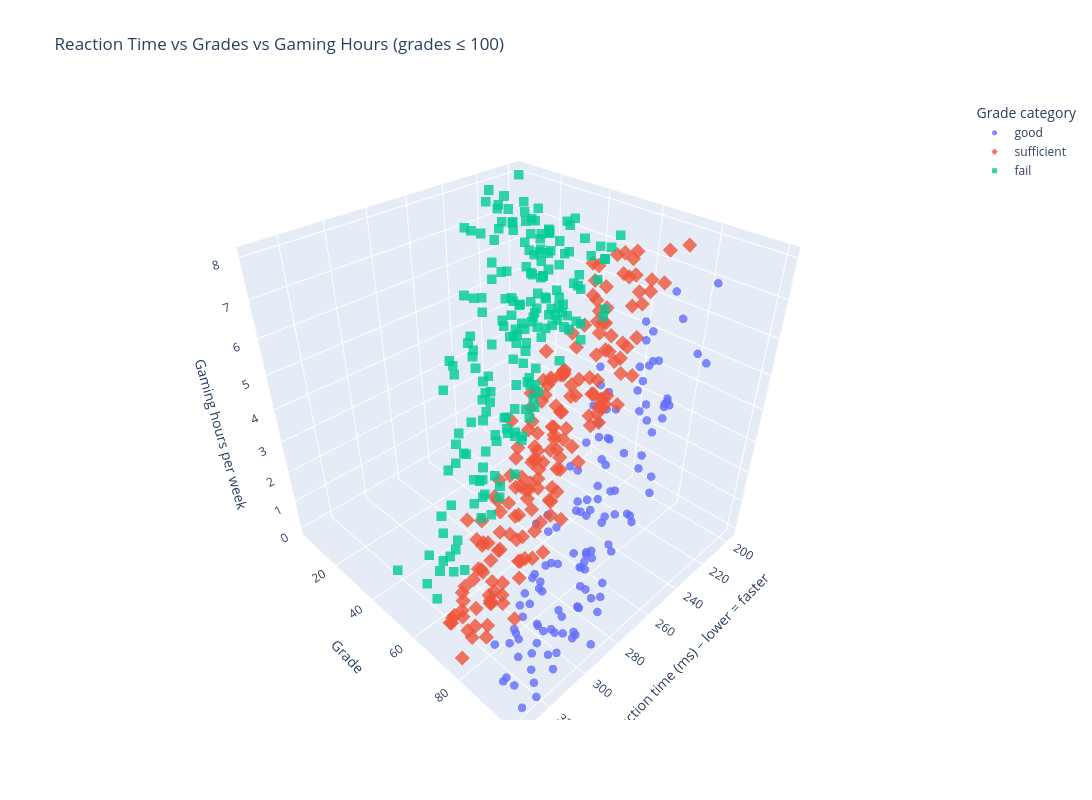

This figure's notebook cell:
### Code cell
# 2. Create grade_category from grades
#   < 60      -> fail
#   60–79     -> sufficient
#   80+       -> good
df["grade_category"] = pd.cut(
    df["grades"],
    bins=[0, 60, 80, float("inf")],
    labels=["fail", "sufficient", "good"],
    right=False
)

# 3. Filter out unrealistic grades > 100
df_filtered = df[df["grades"] <= 100].copy()

# 4. Take a smaller sample if there are many rows (to make the plot clearer)
#    - If more than 500 rows, randomly sample 500
#    - Otherwise, use all filtered rows
if len(df_filtered) > 500:
    df_small = df_filtered.sample(n=500, random_state=0)
else:
    df_small = df_filtered.copy()

# 5. 3D scatter plot: Reaction time vs Grades vs Gaming hours
fig = px.scatter_3d(
    df_small,
    x="reaction_time_ms",
    y="grades",
    z="gaming_hours",
    color="grade_category",      # color by category
    symbol="grade_category",     # different marker symbols per category
    hover_data=[
        "student_id",
        "age",
        "gender",
        "gaming_hours",
        "study_hours",
        "reaction_time_ms",
        "grades",
        "grade_category",
    ],
    title="Reaction Time vs Grades vs Gaming Hours (grades ≤ 100)",
    width=1100,
    height=800,
)

# Make points easier to see
fig.update_traces(marker=dict(size=5, opacity=0.8))

# Improve axis labels and legend
fig.update_layout(
    scene=dict(
        xaxis_title="Reaction time (ms) – lower = faster",
        yaxis_title="Grade",
        zaxis_title="Gaming hours per week",
    ),
    legend_title_text="Grade category"
)

fig.show()

### Figure 1 — Plotly figure (JSON) as saved in the notebook; plotly's stock layout.template omitted (floating-point values rounded to 4 significant figures; data arrays with more than 128 entries replaced by an {"elided": "..."} marker saying what was removed)
{"data": [{"customdata": {"elided": "126x5 mixed values"}, "hovertemplate": "grade_category=%{customdata[4]}<br>reaction_time_ms=%{x}<br>grades=%{y}<br>gaming_hours=%{z}<br>student_id=%{customdata[0]}<br>age=%{customdata[1]}<br>gender=%{customdata[2]}<br>study_hours=%{customdata[3]}<extra></extra>", "legendgroup": "good", "marker": {"color": "#636efa", "opacity": 0.8, "size": 5, "symbol": "circle"}, "mode": "markers", "name": "good", "scene": "scene", "showlegend": true, "type": "scatter3d", "x": [255.5, 269.7, 248.8, 258.2, 304.4, 257.1, 262.1, 258.6, 275.4, 297.7, 263.1, 325.0, 271.8, 293.4, 290.9, 252.5, 314.3, 296.1, 280.6, 263.5, 324.1, 285.4, 256.9, 287.5, 293.8, 278.0, 291.0, 293.1, 221.1, 268.2, 266.6, 248.5, 299.8, 289.9, 310.6, 292.2, 302.1, 309.5, 322.7, 303.3, 318.2, 242.1, 285.0, 266.6, 293.7, 277.0, 314.0, 302.2, 317.1, 251.0, 278.6, 303.6, 257.7, 302.0, 329.5, 304.9, 282.1, 309.2, 244.8, 297.6, 321.8, 273.2, 280.8, 244.1, 261.5, 226.8, 324.9, 245.3, 309.2, 258.6, 253.6, 309.9, 274.4, 271.9, 310.7, 286.7, 289.8, 289.9, 296.3, 305.8, 238.0, 284.3, 331.3, 239.8, 266.6, 300.8, 241.1, 286.7, 268.8, 282.1, 285.4, 244.1, 300.0, 243.8, 267.7, 242.1, 305.9, 299.8, 290.4, 288.4, 304.2, 276.0, 263.8, 312.2, 284.8, 318.4, 297.6, 288.2, 262.2, 257.0, 247.3, 263.3, 302.7, 284.1, 312.7, 274.2, 301.7, 303.4, 231.6, 270.1, 318.6, 233.3, 268.9, 330.2, 279.6, 294.4], "y": [91.9, 97.21, 94.53, 90.97, 84.61, 86.94, 80.76, 81.9, 91.21, 97.49, 80.03, 93.44, 90.6, 94.92, 94.12, 89.98, 87.32, 80.61, 91.27, 99.33, 100.0, 85.15, 89.02, 99.31, 96.94, 87.19, 91.22, 95.3, 83.74, 81.57, 86.21, 93.6, 83.31, 95.45, 91.7, 100.0, 88.46, 100.0, 100.0, 84.67, 97.05, 87.45, 92.31, 82.77, 83.7, 96.0, 100.0, 100.0, 100.0, 94.77, 83.73, 89.52, 93.23, 100.0, 92.56, 89.36, 86.28, 82.63, 84.12, 92.23, 97.34, 82.84, 89.73, 86.58, 82.19, 94.69, 94.78, 86.08, 97.96, 99.6, 93.36, 84.6, 88.37, 90.19, 86.31, 92.02, 100.0, 84.11, 87.61, 83.59, 99.5, 87.25, 95.12, 83.54, 84.51, 85.98, 81.18, 92.52, 97.68, 96.61, 99.26, 92.41, 84.56, 83.96, 83.08, 82.1, 96.02, 99.15, 81.21, 100.0, 87.89, 99.32, 85.22, 90.98, 100.0, 80.88, 87.65, 84.12, 87.79, 80.1, 93.19, 99.38, 99.28, 91.47, 84.43, 82.96, 92.4, 100.0, 94.08, 86.62, 86.95, 86.04, 97.6, 100.0, 91.09, 100.0], "z": [4.14, 3.17, 5.52, 6.16, 1.11, 4.03, 4.37, 4.28, 2.85, 1.58, 6.24, 0.03, 5.83, 2.46, 1.69, 5.36, 0.59, 1.45, 2.19, 4.18, 0.63, 4.54, 5.81, 1.52, 2.99, 2.95, 2.56, 2.47, 6.54, 5.45, 3.98, 5.02, 3.36, 1.62, 0.58, 0.16, 0.31, 1.48, 0.03, 1.92, 1.97, 6.11, 3.67, 5.0, 2.9, 3.43, 0.51, 1.04, 1.18, 5.45, 4.12, 2.64, 5.23, 1.94, 0.38, 1.87, 3.48, 0.17, 6.57, 0.86, 0.73, 4.67, 2.06, 6.12, 5.18, 7.84, 1.14, 6.02, 0.64, 5.91, 4.79, 1.33, 3.76, 2.84, 1.1, 4.01, 1.17, 2.89, 0.0, 1.46, 6.37, 3.35, 0.83, 6.65, 2.87, 1.77, 5.7, 2.18, 4.51, 4.31, 3.07, 5.37, 0.17, 4.67, 6.02, 6.9, 1.77, 1.75, 3.13, 2.06, 1.84, 3.59, 4.56, 0.25, 2.88, 0.13, 2.33, 1.66, 3.14, 5.42, 5.35, 3.71, 0.9, 1.75, 0.64, 2.69, 0.52, 1.2, 6.25, 4.28, 0.65, 7.54, 2.97, 0.11, 1.9, 1.86]}, {"customdata": {"elided": "179x5 mixed values"}, "hovertemplate": "grade_category=%{customdata[4]}<br>reaction_time_ms=%{x}<br>grades=%{y}<br>gaming_hours=%{z}<br>student_id=%{customdata[0]}<br>age=%{customdata[1]}<br>gender=%{customdata[2]}<br>study_hours=%{customdata[3]}<extra></extra>", "legendgroup": "sufficient", "marker": {"color": "#EF553B", "opacity": 0.8, "size": 5, "symbol": "diamond"}, "mode": "markers", "name": "sufficient", "scene": "scene", "showlegend": true, "type": "scatter3d", "x": {"elided": "179 float values"}, "y": {"elided": "179 float values"}, "z": {"elided": "179 float values"}}, {"customdata": {"elided": "195x5 mixed values"}, "hovertemplate": "grade_category=%{customdata[4]}<br>reaction_time_ms=%{x}<br>grades=%{y}<br>gaming_hours=%{z}<br>student_id=%{customdata[0]}<br>age=%{customdata[1]}<br>gender=%{customdata[2]}<br>study_hours=%{customdata[3]}<extra></extra>", "legendgroup": "fail", "marker": {"color": "#00cc96", "opacity": 0.8, "size": 5, "symbol": "square"}, "mode": "markers", "name": "fail", "scene": "scene", "showlegend": true, "type": "scatter3d", "x": {"elided": "195 float values"}, "y": {"elided": "195 float values"}, "z": {"elided": "195 float values"}}], "layout": {"height": 800, "legend": {"title": {"text": "Grade category"}, "tracegroupgap": 0}, "scene": {"domain": {"x": [0, 1], "y": [0, 1]}, "xaxis": {"title": {"text": "Reaction time (ms) – lower = faster"}}, "yaxis": {"title": {"text": "Grade"}}, "zaxis": {"title": {"text": "Gaming hours per week"}}}, "title": {"text": "Reaction Time vs Grades vs Gaming Hours (grades ≤ 100)"}, "width": 1100}}
